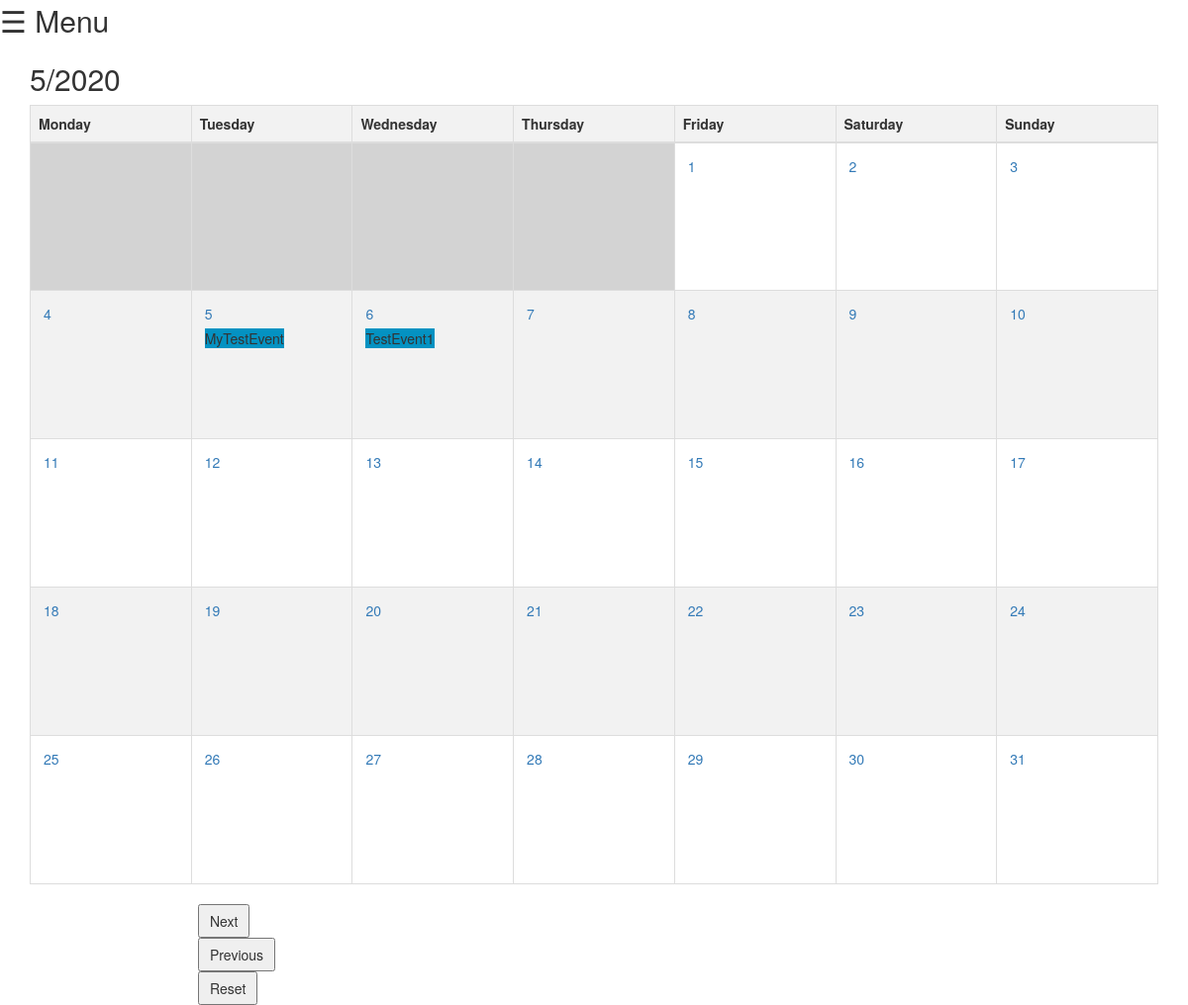
Page /events/ on the earlier database version.
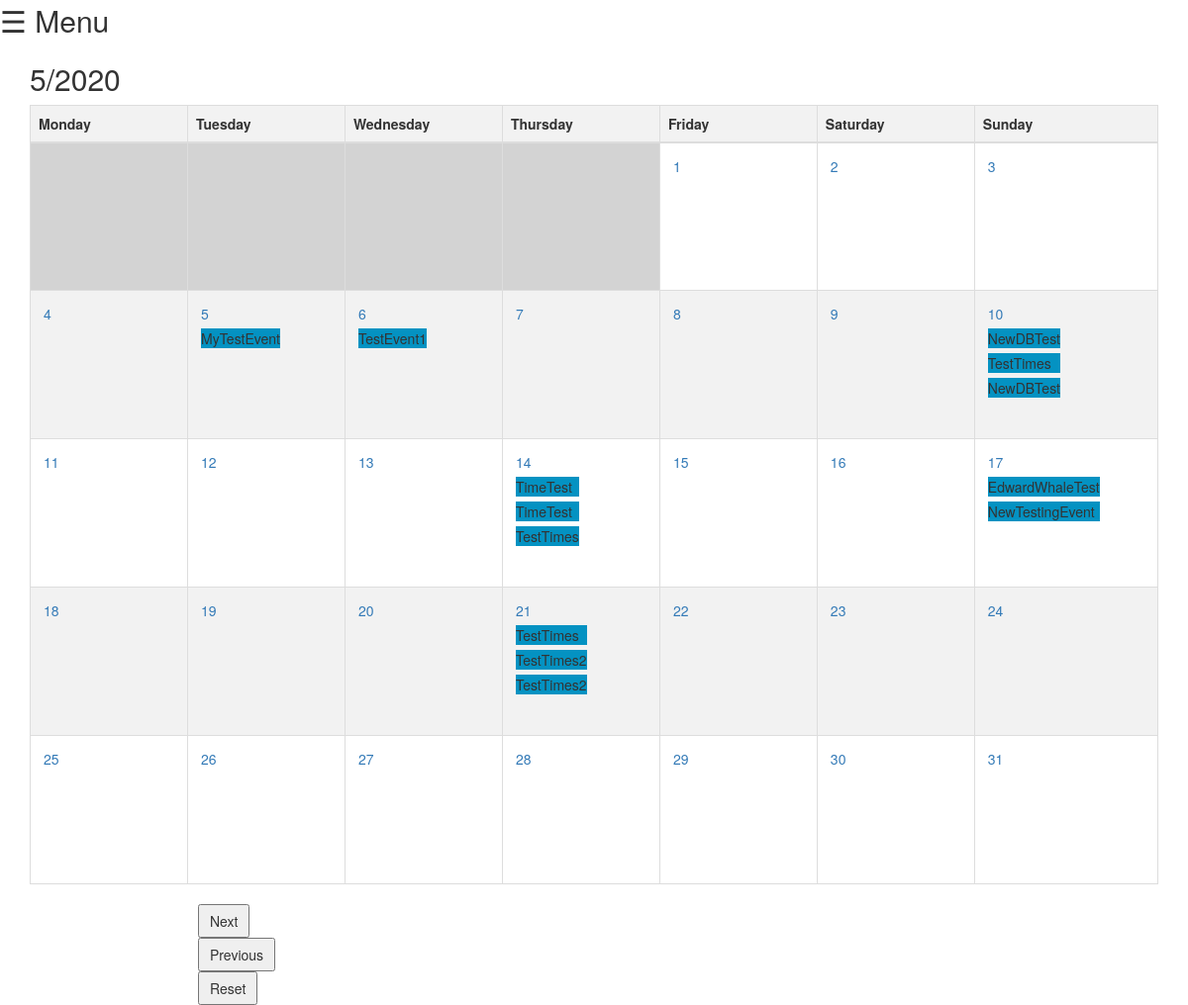
Same page on the later database version.
### events/models.py (models this page shows)
class Event(models.Model):
    event_name = models.CharField(max_length=200)
    event_date = models.DateField('Event date')
    def __str__(self):
        return self.event_name

### events/views.py (the view)
# urls.py: path('', views.index, name='index'),
def index(request,monthAdd = 0):
    global monthCount,yearCount
    monthCount = monthCount + int(monthAdd)
    c = calendar.Calendar(calendar.MONDAY)
    if int(monthAdd) == 0:
        monthCount = 0
        yearCount = 0
    if timezone.now().month+monthCount == 13 :
        monthCount = - timezone.now().month+1
        yearCount = yearCount + 1
    if timezone.now().month+monthCount == 0 :
        monthCount = 12 - timezone.now().month
        yearCount = yearCount - 1
    c_list = c.monthdayscalendar(timezone.now().year+yearCount, timezone.now().month+monthCount)
    temp_w_iter = 0
    for week in c_list:
        temp_d_iter = 0
        for day in week:
            event_list = []
            event_set = Event.objects.filter(event_date__year=timezone.now().year+yearCount, event_date__month=timezone.now().month+monthCount, event_date__day=day)
            for event in event_set:
                event_list.append(event)
                print(event)
            if len(event_list) != 0:
                c_list[temp_w_iter][temp_d_iter] = [day,event_list]
            else: c_list[temp_w_iter][temp_d_iter] = [day]
            temp_d_iter += 1
        temp_w_iter += 1
    del temp_d_iter, temp_w_iter
    today = timezone.now().day
    context = {'c_list': c_list, 'year': timezone.now().year+yearCount, 'month': timezone.now().month+monthCount, 'today':today}
    return render(request, 'events/index.html', context)

### events/templates/events/index.html (shortened to what this page needs)
<!DOCTYPE html>
<html lang="en">
<head>
    <link rel="stylesheet" href="https://maxcdn.bootstrapcdn.com/bootstrap/3.4.1/css/bootstrap.min.css">
</head>
<body>
<span style="font-size:30px;cursor:pointer" onclick="openNav()">&#9776; Menu</span>
<div class="container" >
    <h2>{{ month }}/{{ year }}</h2>
    <table class="table table-bordered">
        <thead>
        <tr>
            <th>Monday</th>
            <th>Tuesday</th>
            <th>Wednesday</th>
            <th>Thursday</th>
            <th>Friday</th>
            <th>Saturday</th>
            <th>Sunday</th>
        </tr>
        </thead>
        <tbody>
            {% for week in c_list %}
                <tr>
                {% for day in week %}
                    {% if day.0 != 0 %}
                        {% if today == day %}
                            <td> <a target="popup" onclick="window.open('{{ year }}-{{ month }}-{{ day.0 }}','name','width=600,height=400')" style="background-color: lightblue">{{ day.0 }}</a></td>
                        {% else %}
                            <td style="height: 150px";>
			    <table id="inner_table">
                      	    <tr><td><a target="popup" onclick="window.open('{{ year }}-{{ month }}-{{ day.0 }}','name','width=600,height=400')">{{ day.0 }}</a></td></tr>
			    {% for event in day.1 %}
			    	<tr><td style="background-color: #0492C2;">{{ event }}</td></tr>
			    {% endfor %}
    			    </table>
			    </td>
                        {% endif %}
                    {% else %}
                        <td style="background: #d3d3d3"></td>
                    {% endif %}
                {% endfor %}
                </tr>
            {% endfor %}
        </tbody>
    </table>
</div>
<form action="/events/1/" method="post">
    <input type="submit"  style="padding: 5px 10px; margin-left:200px;" value="Next" />
    </form>
<form action="/events/-1/" method="post">
    <input type="submit"  style="padding: 5px 10px; margin-left:200px;" value="Previous" />
    </form>
<form action="/events/" method="post">
    <input type="submit"  style="padding: 5px 10px; margin-left:200px;" value="Reset" />
    </form>
</body>
</html>

### events/templates/events/index.html (style rules this page uses)
th { background-color: #f2f2f2; width: 120px; }
tr:nth-child(even) { background-color: #f2f2f2; }
#inner_table { border-collapse: separate; border-spacing: 5px; }

Differences in the rows shown:
added Event: event_name "NewDBTest", shown under "10"
added Event: event_name "TestTimes", shown under "10"
added Event: event_name "NewDBTest", shown under "10"
added Event: event_name "TimeTest", shown under "14"
added Event: event_name "TimeTest", shown under "14"
added Event: event_name "TestTimes", shown under "14"
added Event: event_name "EdwardWhaleTest", shown under "17"
added Event: event_name "NewTestingEvent", shown under "17"
added Event: event_name "TestTimes", shown under "21"
added Event: event_name "TestTimes2", shown under "21"
added Event: event_name "TestTimes2", shown under "21"
